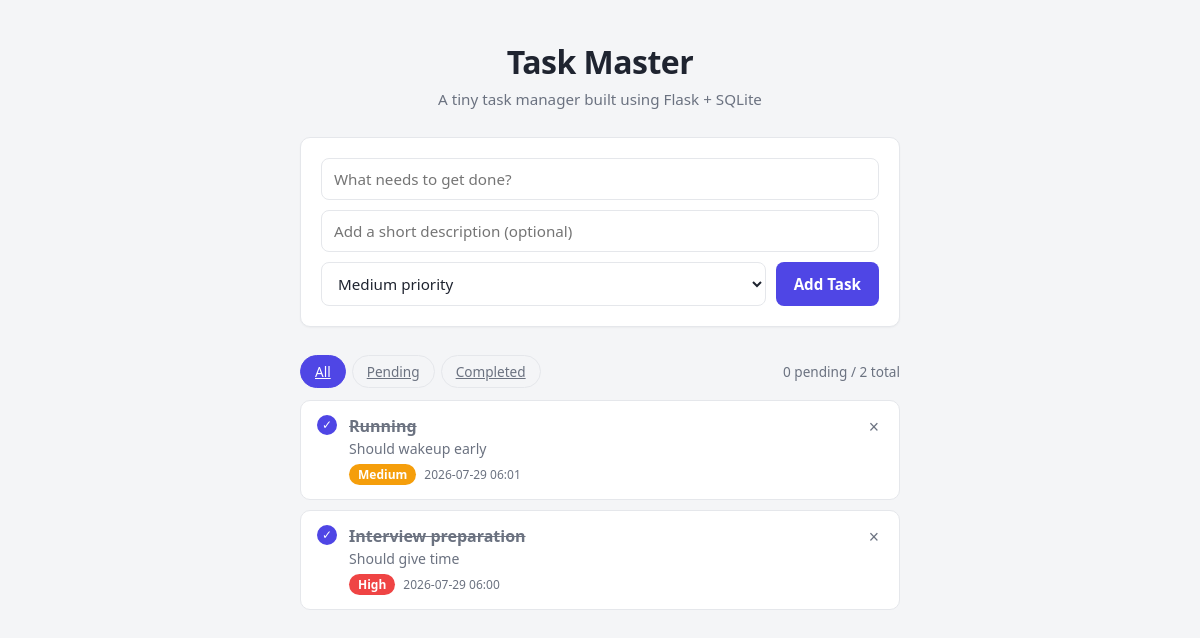
The page / on the database its author committed.
### tables this page shows
CREATE TABLE tasks (
                id INTEGER PRIMARY KEY AUTOINCREMENT,
                title TEXT NOT NULL,
                description TEXT,
                priority TEXT NOT NULL DEFAULT 'medium'
                    CHECK (priority IN ('low', 'medium', 'high')),
                completed INTEGER NOT NULL DEFAULT 0,
                created_at TEXT NOT NULL
            );

### app.py (the view)
@app.route("/")
def index():
    db = get_db()
    task_filter = request.args.get("filter", "all")
    if task_filter == "pending":
        rows = db.execute(
            "SELECT * FROM tasks WHERE completed = 0 ORDER BY created_at DESC"
        ).fetchall()
    elif task_filter == "completed":
        rows = db.execute(
            "SELECT * FROM tasks WHERE completed = 1 ORDER BY created_at DESC"
        ).fetchall()
    else:
        task_filter = "all"
        rows = db.execute("SELECT * FROM tasks ORDER BY created_at DESC").fetchall()
    tasks = [row_to_dict(r) for r in rows]
    total = db.execute("SELECT COUNT(*) FROM tasks").fetchone()[0]
    pending = db.execute("SELECT COUNT(*) FROM tasks WHERE completed = 0").fetchone()[0]
    return render_template(
        "index.html",
        tasks=tasks,
        current_filter=task_filter,
        total=total,
        pending=pending,
    )

### app.py (called while the page is built)
def get_db():
    if "db" not in g:
        g.db = sqlite3.connect(DB_PATH)
        g.db.row_factory = sqlite3.Row
        g.db.execute("PRAGMA foreign_keys = ON")
    return g.db

def row_to_dict(row):
    return {
        "id": row["id"],
        "title": row["title"],
        "description": row["description"],
        "priority": row["priority"],
        "completed": bool(row["completed"]),
        "created_at": row["created_at"],
    }

### templates/index.html (shortened to what this page needs)
<!DOCTYPE html>
<html lang="en">
<head>
    <link rel="stylesheet" href="{{ url_for('static', filename='style.css') }}">
</head>
<body>
    <div class="app">
        <header class="app-header">
            <h1>Task Master</h1>
            <p class="subtitle">A tiny task manager built using Flask + SQLite</p>
        </header>
        <section class="add-task-card">
            <form id="task-form" action="{{ url_for('add_task_form') }}" method="post">
                <input type="text" name="title" placeholder="What needs to get done?" required maxlength="120">
                <input type="text" name="description" placeholder="Add a short description (optional)" maxlength="500">
                <div class="form-row">
                    <select id="priority" name="priority">
                        <option value="medium" selected>Medium priority</option>
                    </select>
                    <button type="submit">Add Task</button>
                </div>
            </form>
        </section>
        <section class="tasks-section">
            <div class="tasks-toolbar">
                <div class="filters">
                    <a class="filter-btn {{ 'active' if current_filter == 'all' }}" href="{{ url_for('index', filter='all') }}">All</a>
                    <a class="filter-btn {{ 'active' if current_filter == 'pending' }}" href="{{ url_for('index', filter='pending') }}">Pending</a>
                    <a class="filter-btn {{ 'active' if current_filter == 'completed' }}" href="{{ url_for('index', filter='completed') }}">Completed</a>
                </div>
                <span class="task-count">
                    {% if total %}{{ pending }} pending / {{ total }} total{% endif %}
                </span>
            </div>
            {% if tasks %}
            <ul class="task-list">
                {% for task in tasks %}
                <li class="task-item {{ 'completed' if task.completed }}">
                    <form action="{{ url_for('toggle_task_form', task_id=task.id) }}" method="post" class="toggle-form">
                        <button type="submit" class="toggle-btn" title="Mark {{ 'incomplete' if task.completed else 'complete' }}">
                            {{ '✓' if task.completed else '' }}
                        </button>
                    </form>
                    <div class="task-content">
                        <p class="task-title">{{ task.title }}</p>
                        {% if task.description %}
                        <p class="task-description">{{ task.description }}</p>
                        {% endif %}
                        <div class="task-meta">
                            <span class="priority-badge {{ task.priority }}">{{ task.priority }}</span>
                            <span class="task-date">{{ task.created_at }}</span>
                        </div>
                    </div>
                    <form action="{{ url_for('delete_task_form', task_id=task.id) }}" method="post">
                        <button type="submit" class="delete-btn" title="Delete task">&times;</button>
                    </form>
                </li>
                {% endfor %}
            </ul>
            {% else %}
            <p class="empty-state">Nothing here yet — add your first task above.</p>
            {% endif %}
        </section>
    </div>
</body>
</html>

### static/style.css (style rules this page uses)
:root { --bg: #f4f5f7; --card-bg: #ffffff; --text-main: #1f2430; --text-muted: #6b7280; --border: #e5e7eb; --accent: #4f46e5; --accent-hover: #4338ca; --low: #10b981; --medium: #f59e0b; --high: #ef4444; --radius: 10px; }
* { box-sizing: border-box; }
body { margin: 0; font-family: "Segoe UI", Roboto, Helvetica, Arial, sans-serif; background: var(--bg); color: var(--text-main); }
.app { max-width: 640px; margin: 0 auto; padding: 40px 20px 80px; }
.app-header { text-align: center; margin-bottom: 28px; }
.app-header h1 { margin: 0; font-size: 2rem; letter-spacing: -0.5px; }
.subtitle { margin: 6px 0 0; color: var(--text-muted); font-size: 0.95rem; }
.add-task-card { background: var(--card-bg); border: 1px solid var(--border); border-radius: var(--radius); padding: 20px; margin-bottom: 28px; box-shadow: 0 1px 2px rgba(0, 0, 0, 0.04); }
#task-form input, #task-form select, #task-form button { font-family: inherit; font-size: 0.95rem; }
#task-form input[type="text"] { width: 100%; padding: 10px 12px; border: 1px solid var(--border); border-radius: 8px; margin-bottom: 10px; outline: none; transition: border-color 0.15s ease; }
.form-row { display: flex; gap: 10px; }
#priority { flex: 1; padding: 10px 12px; border: 1px solid var(--border); border-radius: 8px; background: #fff; color: var(--text-main); }
#task-form button { background: var(--accent); color: #fff; border: none; padding: 10px 18px; border-radius: 8px; cursor: pointer; font-weight: 600; transition: background 0.15s ease; white-space: nowrap; }
.tasks-toolbar { display: flex; justify-content: space-between; align-items: center; margin-bottom: 12px; }
.filters { display: flex; gap: 6px; }
.filter-btn { background: none; border: 1px solid var(--border); padding: 6px 14px; border-radius: 20px; cursor: pointer; font-size: 0.85rem; color: var(--text-muted); transition: all 0.15s ease; }
.filter-btn.active { background: var(--accent); border-color: var(--accent); color: #fff; }
.task-count { font-size: 0.85rem; color: var(--text-muted); }
.task-list { list-style: none; margin: 0; padding: 0; display: flex; flex-direction: column; gap: 10px; }
.task-item { background: var(--card-bg); border: 1px solid var(--border); border-radius: var(--radius); padding: 14px 16px; display: flex; align-items: flex-start; gap: 12px; transition: box-shadow 0.15s ease; }
.task-item form { margin: 0; }
.task-item.completed .task-title { text-decoration: line-through; color: var(--text-muted); }
.toggle-form { margin: 2px 0 0; }
.toggle-btn { width: 20px; height: 20px; border-radius: 50%; border: 2px solid var(--border); background: #fff; cursor: pointer; flex-shrink: 0; padding: 0; font-size: 0.75rem; line-height: 1; color: #fff; display: flex; align-items: center; justify-content: center; transition: all 0.15s ease; }
.task-item.completed .toggle-btn { background: var(--accent); border-color: var(--accent); }
.task-content { flex: 1; min-width: 0; }
.task-title { font-weight: 600; margin: 0 0 2px; word-break: break-word; }
.task-description { margin: 0 0 6px; color: var(--text-muted); font-size: 0.88rem; word-break: break-word; }
.task-meta { display: flex; align-items: center; gap: 8px; font-size: 0.75rem; }
.priority-badge { padding: 2px 9px; border-radius: 20px; font-weight: 600; color: #fff; text-transform: capitalize; }
.priority-badge.medium { background: var(--medium); }
.priority-badge.high { background: var(--high); }
.task-date { color: var(--text-muted); }
.delete-btn { background: none; border: none; color: var(--text-muted); cursor: pointer; font-size: 1.1rem; line-height: 1; padding: 4px; flex-shrink: 0; border-radius: 6px; transition: all 0.15s ease; }

### rows shown on the page
tasks: completed "✓", title "Running", description "Should wakeup early", priority "Medium", created_at "2026-07-29 06:01"
tasks: completed "✓", title "Interview preparation", description "Should give time", priority "High", created_at "2026-07-29 06:00"

### other values the page prints
{{ pending }} "0"
{{ total }} "2"
